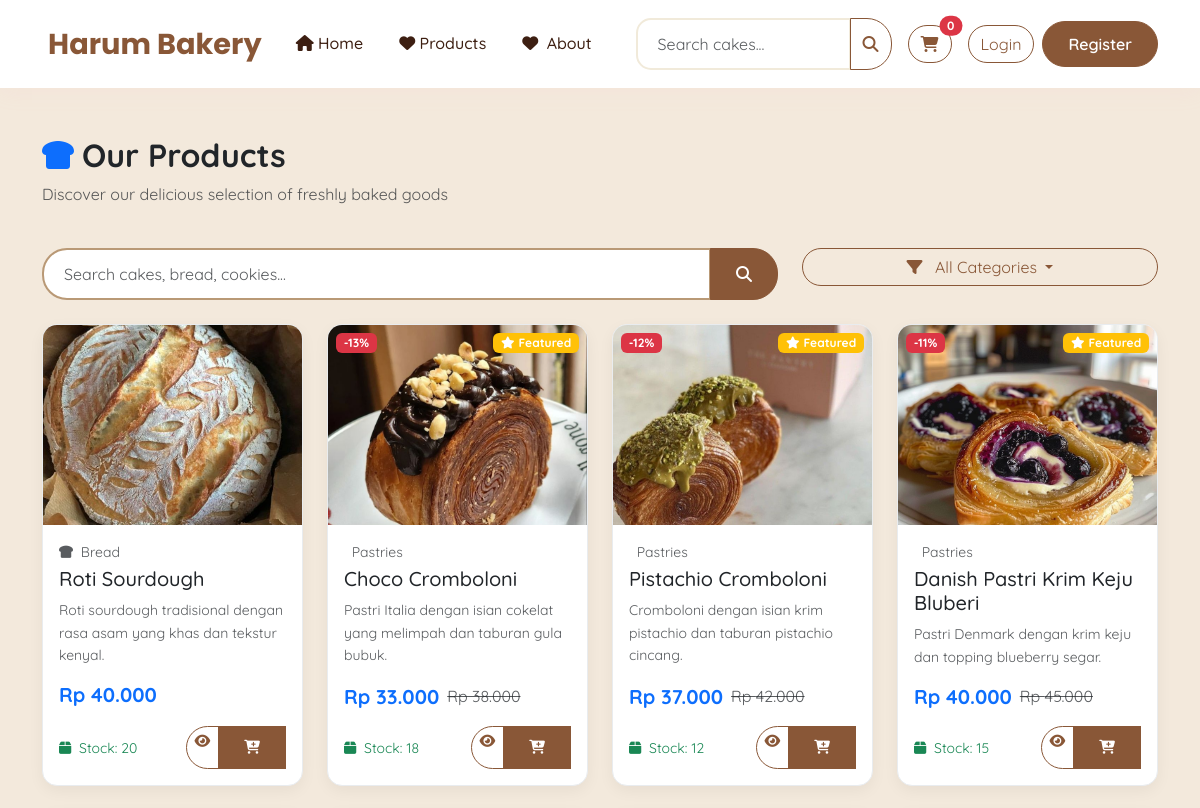
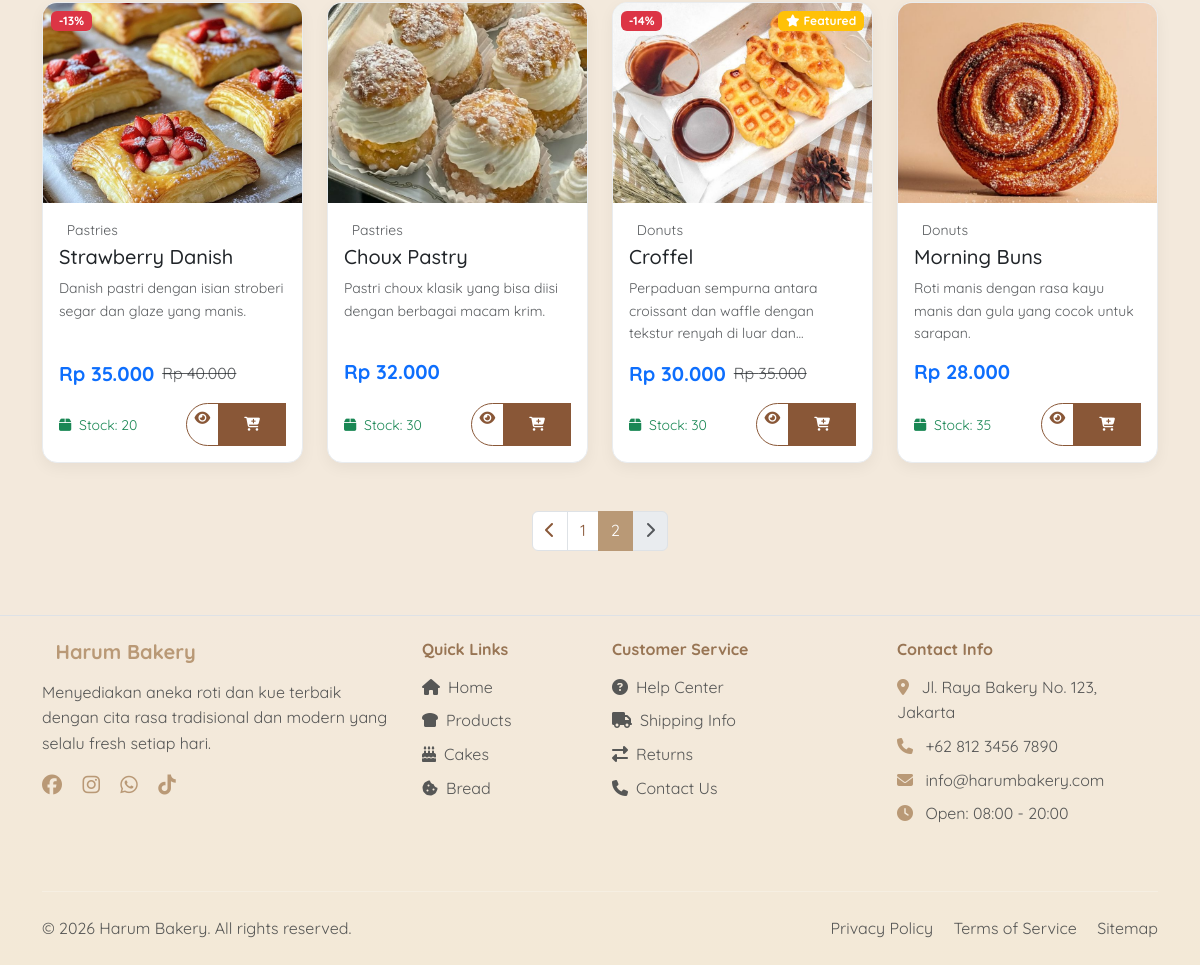
Page /project_uas_web/modules/product/index.php?page=products&p=2 on the committed database (2 pictures, top to bottom).
### tables this page shows
CREATE TABLE `products` (
  `id` int(11) NOT NULL,
  `name` varchar(200) NOT NULL,
  `slug` varchar(200) NOT NULL,
  `description` text DEFAULT NULL,
  `price` decimal(10,2) NOT NULL,
  `discount_price` decimal(10,2) DEFAULT NULL,
  `category_id` int(11) DEFAULT NULL,
  `image_url` varchar(255) DEFAULT NULL,
  `stock` int(11) DEFAULT 0,
  `is_featured` tinyint(1) DEFAULT 0,
  `is_active` tinyint(1) DEFAULT 1,
  `created_at` timestamp NOT NULL DEFAULT current_timestamp(),
  `updated_at` timestamp NOT NULL DEFAULT current_timestamp() ON UPDATE current_timestamp()
);

CREATE TABLE `categories` (
  `id` int(11) NOT NULL,
  `name` varchar(100) NOT NULL,
  `slug` varchar(100) NOT NULL,
  `description` text DEFAULT NULL,
  `icon` varchar(50) DEFAULT NULL,
  `created_at` timestamp NOT NULL DEFAULT current_timestamp()
);

### project_uas_web/class/Database.php (called while the page is built, shortened)
<?php
class Database {
    private static $instance = null;
    private function __construct() {
        try {
            $this->connection = new PDO(
                "mysql:host=" . DB_HOST . ";dbname=" . DB_NAME . ";charset=utf8",
                DB_USER,
                DB_PASS
            );
        } catch(PDOException $e) {
            die("Connection failed: " . $e->getMessage());
        }
    }
    public static function getInstance() {
        if (self::$instance == null) {
            self::$instance = new Database();
        }
        return self::$instance->connection;
    }
}
?>

### project_uas_web/class/Product.php (called while the page is built, shortened)
<?php
class Product {
    private $db;
    private $table = 'products';
    public function __construct() {
        $this->db = Database::getInstance();
    }
    public function getAll($limit = 12, $offset = 0, $categoryId = null, $search = null) {
        $limit = max(1, intval($limit));
        $offset = max(0, intval($offset));
        $sql = "SELECT p.*, c.name as category_name, c.icon
                FROM {$this->table} p
                LEFT JOIN categories c ON p.category_id = c.id
                WHERE p.is_active = 1";
        $params = [];
        $sql .= " ORDER BY p.created_at DESC LIMIT :limit OFFSET :offset";
        $stmt = $this->db->prepare($sql);
        $stmt->bindValue(':limit', $limit, PDO::PARAM_INT);
        $stmt->bindValue(':offset', $offset, PDO::PARAM_INT);
        $stmt->execute();
        return $stmt->fetchAll(PDO::FETCH_ASSOC);
    }
    public function countProducts($categoryId = null, $search = null) {
        $sql = "SELECT COUNT(*) as total FROM {$this->table} p WHERE p.is_active = 1";
        $params = [];
        $stmt = $this->db->prepare($sql);
        $stmt->execute();
        $result = $stmt->fetch(PDO::FETCH_ASSOC);
        return $result['total'] ?? 0;
    }
}
?>

### project_uas_web/modules/product/index.php (the view, shortened to what this page needs)
<?php
require_once __DIR__ . '/../../class/Database.php';
require_once __DIR__ . '/../../class/Product.php';
$product = new Product();
$category = new Category();
$search = $_GET['search'] ?? '';
$categorySlug = $_GET['category'] ?? '';
$page = isset($_GET['p']) ? (int)$_GET['p'] : 1;
$limit = 8;
$offset = ($page - 1) * $limit;
if ($categorySlug) {
    $cat = $category->getBySlug($categorySlug);
    $categoryId = $cat ? $cat['id'] : null;
} else {
    $categoryId = null;
}
$products = $product->getAll($limit, $offset, $categoryId, $search);
$totalProducts = $product->countProducts($categoryId, $search);
$totalPages = ceil($totalProducts / $limit);
include __DIR__ . '/../../views/header.php';
?>
<div class="container py-5">
    <div class="d-flex justify-content-between align-items-center mb-4">
        <div>
            <h1 class="h2 fw-bold text-dark">
                <i class="fas fa-bread-slice me-2 text-primary"></i>Our Products
            </h1>
            <p class="text-muted">Discover our delicious selection of freshly baked goods</p>
        </div>
    </div>
    <div class="row mb-4">
        <div class="col-md-8">
            <form method="GET" action="" class="search-form">
                <div class="input-group">
                    <input type="text" class="form-control" name="search" placeholder="Search cakes, bread, cookies..."
                            value="<?php echo htmlspecialchars($search); ?>">
                    <button class="btn btn-primary" type="submit">
                        <i class="fas fa-search"></i>
                    </button>
                </div>
            </form>
        </div>
        <div class="col-md-4">
            <div class="dropdown">
                <button class="btn btn-outline-primary w-100 dropdown-toggle" type="button" data-bs-toggle="dropdown">
                    <i class="fas fa-filter me-2"></i>
                    <?php echo $categorySlug ? $cat['name'] : 'All Categories'; ?>
                </button>
            </div>
        </div>
    </div>
    <?php if (!empty($products)): ?>
    <div class="row row-cols-1 row-cols-md-2 row-cols-lg-3 row-cols-xl-4 g-4 mb-5">
        <?php foreach ($products as $prod): ?>
        <div class="col">
            <div class="card product-card h-100">
                <div class="position-relative">
                    <img src="<?php echo BASE_URL; ?>/assets/gambar/<?php echo $prod['image_url'] ?? 'default.jpg'; ?>"
                            class="card-img-top product-image"
                            alt="<?php echo htmlspecialchars($prod['name']); ?>"
                            style="height: 200px; object-fit: cover;">
                    <?php if ($prod['discount_price']): ?>
                    <span class="badge bg-danger position-absolute top-0 start-0 m-2">
                        -<?php echo round((($prod['price'] - $prod['discount_price']) / $prod['price']) * 100); ?>%
                    </span>
                    <?php endif; ?>
                    <?php if ($prod['is_featured']): ?>
                    <span class="badge bg-warning position-absolute top-0 end-0 m-2">
                        <i class="fas fa-star me-1"></i>Featured
                    </span>
                    <?php endif; ?>
                </div>
                <div class="card-body d-flex flex-column">
                    <small class="text-muted mb-1">
                        <i class="<?php echo $prod['icon'] ?? 'fas fa-tag'; ?> me-1"></i>
                        <?php echo htmlspecialchars($prod['category_name'] ?? 'Uncategorized'); ?>
                    </small>
                    <h5 class="card-title text-dark mb-2">
                        <?php echo htmlspecialchars($prod['name']); ?>
                    </h5>
                    <p class="card-text text-muted small flex-grow-1">
                        <?php echo strlen($prod['description']) > 80 ?
                                substr($prod['description'], 0, 80) . '...' :
                                $prod['description']; ?>
                    </p>
                    <div class="mb-3">
                        <?php if ($prod['discount_price']): ?>
                        <div class="d-flex align-items-center">
                            <span class="h5 fw-bold text-primary mb-0">
                                Rp <?php echo number_format($prod['discount_price'], 0, ',', '.'); ?>
                            </span>
                            <span class="text-muted text-decoration-line-through ms-2">
                                Rp <?php echo number_format($prod['price'], 0, ',', '.'); ?>
                            </span>
                        </div>
                        <?php else: ?>
                        <span class="h5 fw-bold text-primary mb-0">
                            Rp <?php echo number_format($prod['price'], 0, ',', '.'); ?>
                        </span>
                        <?php endif; ?>
                    </div>
                    <div class="d-flex justify-content-between align-items-center mt-auto">
                        <div class="stock-info">
                            <small class="<?php echo $prod['stock'] > 10 ? 'text-success' : 'text-danger'; ?>">
                                <i class="fas fa-box me-1"></i>
                                Stock: <?php echo $prod['stock']; ?>
                            </small>
                        </div>
                        <div class="btn-group">
                            <a href="<?php echo BASE_URL; ?>/product_detail?id=<?php echo $prod['id']; ?>"
                                class="btn btn-sm btn-outline-primary">
                                <i class="fas fa-eye"></i>
                            </a>
                            <?php if ($prod['stock'] > 0): ?>
                                <button type="button"
                                        class="btn btn-sm btn-primary add-cart-btn"
                                        data-id="<?php echo $prod['id']; ?>">
                                    <i class="fas fa-cart-plus"></i>
                                </button>
                            <?php else: ?>
                                <button class="btn btn-sm btn-secondary" disabled>
                                    <i class="fas fa-cart-plus"></i>
                                </button>
                            <?php endif; ?>
                        </div>
                    </div>
                </div>
            </div>
        </div>
        <?php endforeach; ?>
    </div>
    <?php if ($totalPages > 1): ?>
    <nav aria-label="Product pagination">
        <ul class="pagination justify-content-center">
            <li class="page-item <?php echo $page <= 1 ? 'disabled' : ''; ?>">
                <a class="page-link" href="?page=products&p=<?php echo $page - 1; ?><?php echo $search ? '&search=' . urlencode($search) : ''; ?><?php echo $categorySlug ? '&category=' . $categorySlug : ''; ?>">
                    <i class="fas fa-chevron-left"></i>
                </a>
            </li>
            <?php for ($i = 1; $i <= $totalPages; $i++): ?>
            <li class="page-item <?php echo $i == $page ? 'active' : ''; ?>">
                <a class="page-link" href="?page=products&p=<?php echo $i; ?><?php echo $search ? '&search=' . urlencode($search) : ''; ?><?php echo $categorySlug ? '&category=' . $categorySlug : ''; ?>">
                    <?php echo $i; ?>
                </a>
            </li>
            <?php endfor; ?>
            <li class="page-item <?php echo $page >= $totalPages ? 'disabled' : ''; ?>">
                <a class="page-link" href="?page=products&p=<?php echo $page + 1; ?><?php echo $search ? '&search=' . urlencode($search) : ''; ?><?php echo $categorySlug ? '&category=' . $categorySlug : ''; ?>">
                    <i class="fas fa-chevron-right"></i>
                </a>
            </li>
        </ul>
    </nav>
    <?php endif; ?>
    <?php endif; ?>
</div>
<?php include __DIR__ . '/../../views/footer.php'; ?>

### project_uas_web/assets/css/style.css (style rules this page uses)
:root { --primary: #895737; --primary-dark: #5E3023; --secondary: #684F36; --accent: #F1EADA; --light: #F3E9DC; --dark: #3D1F12; --success: #98FB98; --warning: #FFD700; --danger: #FF6B6B; }
body { font-family: 'Quicksand', sans-serif; background-color: var(--light); color: var(--dark); line-height: 1.6; }
.product-card { background: white; border-radius: 20px; overflow: hidden; transition: all 0.3s ease; border: 2px solid transparent; box-shadow: 0 5px 15px rgba(0,0,0,0.05); }
.product-image { height: 200px; object-fit: cover; width: 100%; }
.btn-primary { background-color: var(--primary); border-color: var(--primary); color: white; padding: 10px 25px; border-radius: 25px; font-weight: 600; transition: all 0.3s ease; }
.btn-outline-primary { border-color: var(--primary); color: var(--primary); border-radius: 25px; }
.form-control { border-radius: 15px; border: 2px solid var(--accent); padding: 12px 20px; }

### project_uas_web/modules/admin/admin-style.css (style rules this page uses)
:root { --primary-admin: #895737; --primary-dark: #5E3023; --secondary-admin: #684F36; --accent-admin: #F1EADA; --light-admin: #F3E9DC; --dark-admin: #3D1F12; --admin-danger: #FF6B6B; --admin-success: #98FB98; --admin-warning: #FFD700; --admin-info: #87CEEB; --border-radius-lg: 15px; --border-radius-xl: 20px; }

### project_uas_web/modules/product/index.php (style rules this page uses)
.product-card { border: 1px solid #e9ecef; border-radius: 15px; transition: all 0.3s ease; overflow: hidden; }
.product-image { transition: transform 0.3s ease; }
.search-form .form-control { border-radius: 25px 0 0 25px; border: 2px solid #B99976; }
.search-form .btn { border-radius: 0 25px 25px 0; }
.page-item.active .page-link { background-color: #B99976; border-color: #B99976; }
.page-link { color: #895737; }

### rows in the picture
products: image_url (picture), category.name "Bread", name "Roti Sourdough", description "Roti sourdough tradisional dengan rasa asam yang khas dan tekstur kenyal.", price "40.000", stock "20"
products: image_url (picture), (($prod['price'] - $prod['discount_price']) / $prod['price']) * 100 "13", is_featured 1 (drawn), category.name "Pastries", name "Choco Cromboloni", description "Pastri Italia dengan isian cokelat yang melimpah dan taburan gula bubuk.", discount_price "33.000", price "38.000", stock "18"
products: image_url (picture), (($prod['price'] - $prod['discount_price']) / $prod['price']) * 100 "12", is_featured 1 (drawn), category.name "Pastries", name "Pistachio Cromboloni", description "Cromboloni dengan isian krim pistachio dan taburan pistachio cincang.", discount_price "37.000", price "42.000", stock "12"
products: image_url (picture), (($prod['price'] - $prod['discount_price']) / $prod['price']) * 100 "11", is_featured 1 (drawn), category.name "Pastries", name "Danish Pastri Krim Keju Bluberi", description "Pastri Denmark dengan krim keju dan topping blueberry segar.", discount_price "40.000", price "45.000", stock "15"
products: image_url (picture), (($prod['price'] - $prod['discount_price']) / $prod['price']) * 100 "13", category.name "Pastries", name "Strawberry Danish", description "Danish pastri dengan isian stroberi segar dan glaze yang manis.", discount_price "35.000", price "40.000", stock "20"
products: image_url (picture), category.name "Pastries", name "Choux Pastry", description "Pastri choux klasik yang bisa diisi dengan berbagai macam krim.", price "32.000", stock "30"
products: image_url (picture), (($prod['price'] - $prod['discount_price']) / $prod['price']) * 100 "14", is_featured 1 (drawn), category.name "Donuts", name "Croffel", description "Perpaduan sempurna antara croissant dan waffle dengan tekstur renyah di luar dan", discount_price "30.000", price "35.000", stock "30"
products: image_url (picture), category.name "Donuts", name "Morning Buns", description "Roti manis dengan rasa kayu manis dan gula yang cocok untuk sarapan.", price "28.000", stock "35"
